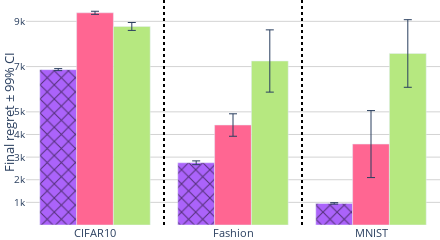

Notebook cell for this chart:
### Code cell
import pandas as pd
import plotly.graph_objects as go
import numpy as np
import plotly.express as px
# Assuming df is your DataFrame and it has columns 'Dataset', 'Value', 'Model'

w = 0.1
def remove_substrings(s, substrings):
    for substring in substrings:
        s = s.replace(substring, '')
    return s


# approaches = result['merge'].unique()
# 'LeNetNeural-CBP', 'LeNetNeuronal (official)', 'LeNetNeuronal (tuned)',
# approaches = np.array([ 'MLPNeural-CBP', 'MLPNeuronal (official)','MLPNeuronal (tuned)', 'MLPIneurAL (official)', 
#                         'MLPIneurAL (tuned)',  'MLPCesa', 'MLPMargin' ], dtype=object) 
# approaches_names = [ remove_substrings(model, ['LeNet', 'MLP']) for model in approaches ]
# default_colors = px.colors.qualitative.Plotly
# model_colors = {model_n:col for model_n,col in zip(approaches_names,default_colors) }

approaches = {
    #'EEneuralcbpside_v5': {'color': [255, 255, 0], 'label': 'EEneuralcbpside_v5'},  # Red
    'LeNetNeural-CBP': {'color': [171, 99, 250], 'label': 'Neural-CBP'},  # Red
    # 'MLPIneurAL (official)': {'color': [255, 161, 90], 'label':'IneurAL (official)'},                    # Yellow
    # 'MLPIneurAL (tuned)': {'color': [25, 211, 243], 'label':'IneurAL (tuned)'},                    # Cyan
    'LeNetNeuronal (official)': {'color': [255, 102, 146], 'label':'Neuronal (official)'},                  # Magenta
    'LeNetNeuronal (tuned)': {'color': [182, 232, 128], 'label':'Neuronal (tuned)'},                   # Orange
    # 'MLPMargin': {'color': [255, 151, 255], 'label':'Margin'},
    # 'MLPCesa': {'color': [254, 203, 82], 'label':'Cesa'},
}


# Create an empty figure
fig = go.Figure()


views = []
for appr in approaches.keys():
    print(appr)
    appr_name = approaches[appr]['label']
    r,g,b = approaches[appr]['color']

    subset = result[result['merge'] == appr]
    dec = False
    if appr_name not in views:
        dec = True
        views.append(appr_name)
    

    if 'CBP' in appr_name:
        fig.add_trace(go.Bar(
            x=subset['merge2'],
            y=subset['Mean'],
            name=appr_name,
            error_y=dict(type='data', array=subset['StdError'], visible=True,thickness=1 ),
            marker_color='rgba({},{},{},1)'.format(r,g,b),marker_pattern_shape='x',marker_pattern_fgcolor='black', 
            showlegend = dec,
            # width=w
            ))
    else: 
        fig.add_trace(go.Bar(
            x=subset['merge2'],
            y=subset['Mean'],
            name=appr_name,
            error_y=dict(type='data', array=subset['StdError'], visible=True,thickness=1 ),
            marker_color='rgba({},{},{},1)'.format(r,g,b), 
            showlegend = dec,
            # width=w
            ))


# Add vertical black lines between data groups

datasets = result['merge2'].unique()
print(datasets)
for i, dataset in enumerate(datasets[:-1]):
    if i == 2:
        fig.add_vline(x=i + 0.5, line_width=2, line_color="black")
    else:
        fig.add_vline(x=i + 0.5, line_width=2, line_color="black",  line_dash="dot")


siz = 13

def format_tick(val):
    """ Custom function to format the tick labels. """
    return f'{int(val / 1000)}k' if val >= 1000 else str(val)


fig.update_layout(
    width=440,
    height=180,
    plot_bgcolor='white',  # Sets the plot background color
    paper_bgcolor='white',  # Sets the overall figure background color
    barmode='group',
    margin=dict(l=0, r=0, t=0, b=0),  # Small margins
    xaxis=dict(
        tickmode='array',
        tickvals=result['merge2'].unique(),
        ticktext = [ remove_substrings(model, ['LeNet', 'MLP']) for model in result['merge2'].unique() ],
        tickfont=dict(size=siz-2)  # Increase X-axis tick font size
    ),
    yaxis=dict(
        # type="log",
        gridcolor='lightgrey',
        title="Final regret ± 99% CI",
        title_standoff=5,
        title_font=dict(size=siz),
        tickfont=dict(size=siz-3) , # Increase Y-axis tick font size
        tickmode='array',
        tickvals=[1000, 2000, 3000, 4000, 5000, 7000, 9000 ],  # Specify the values where you want ticks
        ticktext=[format_tick(val) for val in [1000, 2000, 3000, 4000, 5000, 7000, 9000]]  # Format those values
    ),
    showlegend=False

    # legend=dict(
    #     orientation="h",
    #     yanchor="bottom",
    #     y=-0.3,  # Adjust this value to position the legend
    #     xanchor="center",
    #     x=0.5,
    #     font=dict(size=siz)  # Increase legend font size
    # ),
)

fig.show()
fig.write_image("./figures/tst.pdf" )
fig.write_image("./figures/tst2.pdf" )
fig.write_image("./figures/results_nonbinary_LeNet.pdf" )

### Figure 1 — Plotly figure (JSON) as saved in the notebook; plotly's stock layout.template omitted (floating-point values rounded to 4 significant figures)
{"data": [{"error_y": {"array": [45.45, 83.26, 32.19], "thickness": 1, "type": "data", "visible": true}, "marker": {"color": "rgba(171,99,250,1)", "pattern": {"fgcolor": "black", "shape": "x"}}, "name": "Neural-CBP", "showlegend": true, "type": "bar", "x": ["LeNetCIFAR10", "LeNetFashion", "LeNetMNIST"], "y": [6866.0, 2750.0, 954.5]}, {"error_y": {"array": [68.63, 496.0, 1481.0], "thickness": 1, "type": "data", "visible": true}, "marker": {"color": "rgba(255,102,146,1)"}, "name": "Neuronal (official)", "showlegend": true, "type": "bar", "x": ["LeNetCIFAR10", "LeNetFashion", "LeNetMNIST"], "y": [9377.0, 4417.0, 3576.0]}, {"error_y": {"array": [175.1, 1375.0, 1494.0], "thickness": 1, "type": "data", "visible": true}, "marker": {"color": "rgba(182,232,128,1)"}, "name": "Neuronal (tuned)", "showlegend": true, "type": "bar", "x": ["LeNetCIFAR10", "LeNetFashion", "LeNetMNIST"], "y": [8774.0, 7247.0, 7579.0]}], "layout": {"barmode": "group", "height": 180, "margin": {"b": 0, "l": 0, "r": 0, "t": 0}, "paper_bgcolor": "white", "plot_bgcolor": "white", "shapes": [{"line": {"color": "black", "dash": "dot", "width": 2}, "type": "line", "x0": 0.5, "x1": 0.5, "xref": "x", "y0": 0, "y1": 1, "yref": "y domain"}, {"line": {"color": "black", "dash": "dot", "width": 2}, "type": "line", "x0": 1.5, "x1": 1.5, "xref": "x", "y0": 0, "y1": 1, "yref": "y domain"}], "showlegend": false, "width": 440, "xaxis": {"tickfont": {"size": 11}, "tickmode": "array", "ticktext": ["CIFAR10", "Fashion", "MNIST"], "tickvals": ["LeNetCIFAR10", "LeNetFashion", "LeNetMNIST"]}, "yaxis": {"gridcolor": "lightgrey", "tickfont": {"size": 10}, "tickmode": "array", "ticktext": ["1k", "2k", "3k", "4k", "5k", "7k", "9k"], "tickvals": [1000, 2000, 3000, 4000, 5000, 7000, 9000], "title": {"font": {"size": 13}, "standoff": 5, "text": "Final regret ± 99% CI"}}}}
